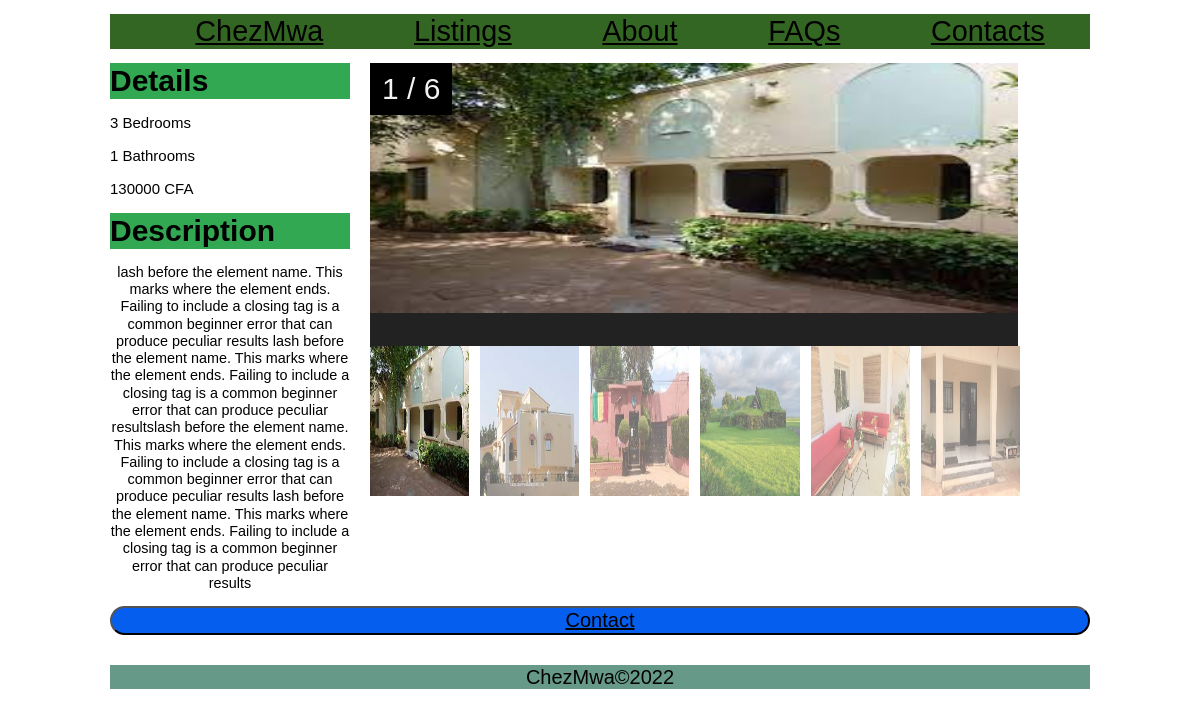
The page /listings/listing/1/ on the database its author committed.
### pages/models.py (models this page shows, shortened)
class Listing(models.Model):
    title = models.CharField(max_length=200)
    state = models.ForeignKey(State, on_delete=models.DO_NOTHING)
    neighborhood = models.ForeignKey(Neighborhood, on_delete=models.CASCADE)
    bedrooms = models.IntegerField()
    bathrooms = models.IntegerField()
    garages = models.IntegerField()
    price = models.IntegerField()
    is_highstanding = models.BooleanField(default=False)
    type = models.TextField()
    description = models.TextField()
    photo_main = models.ImageField(upload_to='photos/%Y/%m/%d/')
    photo_1 = models.ImageField(upload_to='photos/%Y/%m/%d/', blank=True)
    photo_2 = models.ImageField(upload_to='photos/%Y/%m/%d/', blank=True)
    photo_3 = models.ImageField(upload_to='photos/%Y/%m/%d/', blank=True)
    photo_4 = models.ImageField(upload_to='photos/%Y/%m/%d/', blank=True)
    photo_5 = models.ImageField(upload_to='photos/%Y/%m/%d/', blank=True)
    photo_6 = models.ImageField(upload_to='photos/%Y/%m/%d/', blank=True)
    realtor = models.ForeignKey(Realtor, on_delete=models.CASCADE)
    list_date = models.DateTimeField(auto_now_add=True)
    modified_date = models.DateTimeField(auto_now=True)

### listings/views.py (the view)
# urls.py: path('listing/<str:pk>/', views.listing, name='listing'),
def listing(request, pk):
    listing = Listing.objects.get(id=pk)
    context = {
        'listing': listing
    }
    return render(request, 'listings/listing.html', context)

### templates/listings/listing.html (shortened to what this page needs)
{% extends 'base.html' %}
{% load static %}
{% block content %}
<link rel="stylesheet" href="{% static 'css/listing.css' %}">
<section>
  <div class="listing_details">
    <div class="details">
      <h3>Details</h3>
      <p>{{ listing.bedrooms }} Bedrooms</p>
      <p>{{ listing.bathrooms }} Bathrooms</p>
      <p>{{ listing.price }} CFA</p>
    </div>
    <div class="description">
      <h3>Description</h3>
      <p>
        {{ listing.description }}
      </p>
    </div>
    </div>
  <div class="container">
    <div class="mySlides">
      <div class="numbertext">1 / 6</div>
      <img src="{{ listing.photo_1.url }}" style="width:100%">
    </div>
    <div class="caption-container">
    </div>
    <div class="row">
      <div class="column">
        <img class="demo cursor" src="{{ listing.photo_1.url }}" style="width:100%" onclick="currentSlide(1)" alt="The Woods">
      </div>
      <div class="column">
        <img class="demo cursor" src="{{ listing.photo_2.url }}" style="width:100%" onclick="currentSlide(2)" alt="Cinque Terre">
      </div>
      <div class="column">
        <img class="demo cursor" src="{{ listing.photo_3.url }}" style="width:100%" onclick="currentSlide(3)" alt="Mountains and fjords">
      </div>
      <div class="column">
        <img class="demo cursor" src="{{ listing.photo_4.url }}" style="width:100%" onclick="currentSlide(4)" alt="Northern Lights">
      </div>
      <div class="column">
        <img class="demo cursor" src="{{ listing.photo_5.url }}" style="width:100%" onclick="currentSlide(5)" alt="Nature and sunrise">
      </div>
      <div class="column">
        <img class="demo cursor" src="{{ listing.photo_6.url }}" style="width:100%" onclick="currentSlide(6)" alt="Snowy Mountains">
      </div>
    </div>
  </div>
</section>
<button type="button" name="button"><a href="{% url 'contacts' %}?neighborhood_list={{ listing.id }}">Contact</a></button>
{% endblock %}

### chezmwa/static/css/style.css (style rules this page uses)
body { width: 90%; max-width: 980px; margin: 0 auto; font: .9em/1.2 Arial, Helvetica, sans-serif; }
h1, h2, h3, p { text-align: center; }
h3 { margin: 0; }
p { font-size: 2em; }
img { max-width: 90%; height: 250px; }
a:link, a:visited { color: black; }

### chezmwa/static/css/listing.css (style rules this page uses)
body { width: 90%; max-width: 980px; margin: 0 auto; font: .9em/1.2 Arial, Helvetica, sans-serif; }
* { box-sizing: border-box; }
img { vertical-align: middle; }
.container { position: relative; }
.mySlides { display: none; }
.cursor { cursor: pointer; }
.numbertext { color: #f2f2f2; font-size: 30px; padding: 8px 12px; position: absolute; top: 0; background-color: black; }
.caption-container { text-align: center; background-color: #222; padding: 2px 16px; color: white; width: 90%; }
.row:after { content: ""; display: table; clear: both; }
.column { float: left; width: 15.3%; }
.demo { opacity: 0.6; }
.active, .demo:hover { opacity: 1; }
.column img { width: 300px; height: 150px; }
section { display: grid; grid-template-columns: 1fr 3fr; gap: 20px; }
.details p { text-align: left; font-size: 15px; background-color: white; }
.details h3, .description h3 { font-size: 30px; margin-bottom: 0; margin-top: 0; background-color: #32a852; text-align: left; }
.description p { font-size: 1em; }
button { width: 100%; background-color: #055eed; font-size: 20px; border-radius: 15px; margin-bottom: 20px; }

### rows shown on the page
Listing: bedrooms "3", bathrooms "1", price "130000", description "lash before the element name. This marks where the element ends. Failing to include a closing tag is a common beginner error that can produce peculiar results lash before the element name. This marks where the element ends. Failing to include a closing tag is a common beginner error that can produce peculiar resultslash before the element name. This marks where the element ends. Failing to include a closing tag is a common beginner error that can produce peculiar results lash before the element name. This marks where the element ends. Failing to include a closing tag is a common beginner error that can produce peculiar results", photo_1 (picture), photo_2 (picture), photo_3 (picture), photo_4 (picture), photo_5 (picture), photo_6 (picture)
